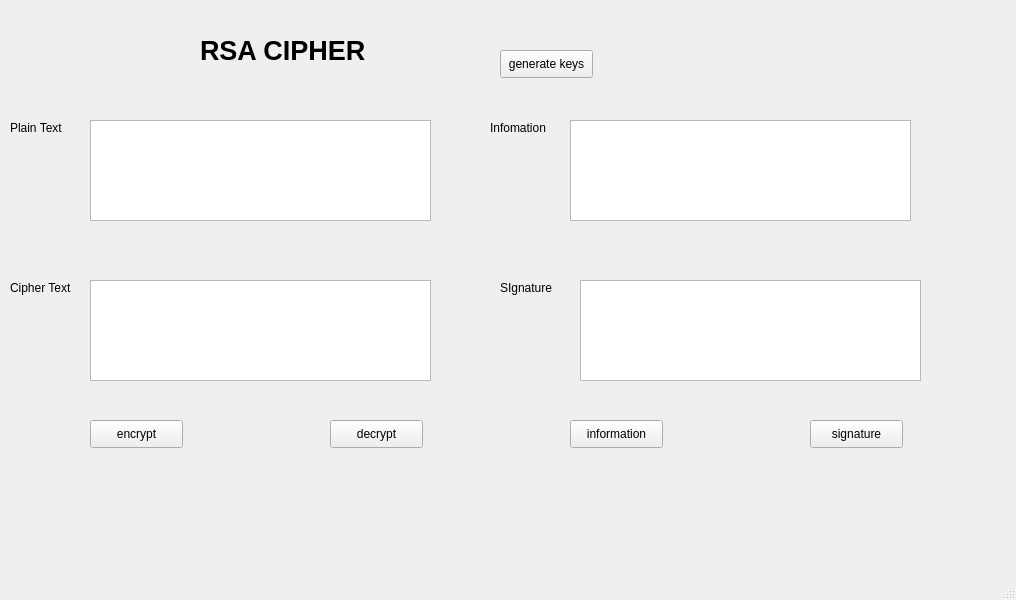
<?xml version="1.0" encoding="UTF-8"?>
<ui version="4.0">
 <class>MainWindow</class>
 <widget class="QMainWindow" name="MainWindow">
  <property name="geometry">
   <rect>
    <x>0</x>
    <y>0</y>
    <width>1016</width>
    <height>600</height>
   </rect>
  </property>
  <property name="windowTitle">
   <string>MainWindow</string>
  </property>
  <widget class="QWidget" name="centralwidget">
   <widget class="QLabel" name="label">
    <property name="geometry">
     <rect>
      <x>200</x>
      <y>30</y>
      <width>271</width>
      <height>41</height>
     </rect>
    </property>
    <property name="font">
     <font>
      <pointsize>20</pointsize>
      <weight>75</weight>
      <bold>true</bold>
     </font>
    </property>
    <property name="text">
     <string>RSA CIPHER</string>
    </property>
   </widget>
   <widget class="QLabel" name="label_2">
    <property name="geometry">
     <rect>
      <x>10</x>
      <y>120</y>
      <width>71</width>
      <height>16</height>
     </rect>
    </property>
    <property name="text">
     <string>Plain Text</string>
    </property>
   </widget>
   <widget class="QPlainTextEdit" name="txtplaintext">
    <property name="geometry">
     <rect>
      <x>90</x>
      <y>120</y>
      <width>341</width>
      <height>101</height>
     </rect>
    </property>
   </widget>
   <widget class="QPlainTextEdit" name="txtcptext">
    <property name="geometry">
     <rect>
      <x>90</x>
      <y>280</y>
      <width>341</width>
      <height>101</height>
     </rect>
    </property>
   </widget>
   <widget class="QLabel" name="label_3">
    <property name="geometry">
     <rect>
      <x>10</x>
      <y>280</y>
      <width>71</width>
      <height>16</height>
     </rect>
    </property>
    <property name="text">
     <string>Cipher Text</string>
    </property>
   </widget>
   <widget class="QPlainTextEdit" name="txtinfomation">
    <property name="geometry">
     <rect>
      <x>570</x>
      <y>120</y>
      <width>341</width>
      <height>101</height>
     </rect>
    </property>
   </widget>
   <widget class="QLabel" name="label_4">
    <property name="geometry">
     <rect>
      <x>490</x>
      <y>120</y>
      <width>71</width>
      <height>16</height>
     </rect>
    </property>
    <property name="text">
     <string>Infomation</string>
    </property>
   </widget>
   <widget class="QPlainTextEdit" name="txtsign">
    <property name="geometry">
     <rect>
      <x>580</x>
      <y>280</y>
      <width>341</width>
      <height>101</height>
     </rect>
    </property>
   </widget>
   <widget class="QLabel" name="label_5">
    <property name="geometry">
     <rect>
      <x>500</x>
      <y>280</y>
      <width>71</width>
      <height>16</height>
     </rect>
    </property>
    <property name="text">
     <string>SIgnature</string>
    </property>
   </widget>
   <widget class="QPushButton" name="btnen">
    <property name="geometry">
     <rect>
      <x>90</x>
      <y>420</y>
      <width>93</width>
      <height>28</height>
     </rect>
    </property>
    <property name="text">
     <string>encrypt</string>
    </property>
   </widget>
   <widget class="QPushButton" name="btnde">
    <property name="geometry">
     <rect>
      <x>330</x>
      <y>420</y>
      <width>93</width>
      <height>28</height>
     </rect>
    </property>
    <property name="text">
     <string>decrypt</string>
    </property>
   </widget>
   <widget class="QPushButton" name="btninfo">
    <property name="geometry">
     <rect>
      <x>570</x>
      <y>420</y>
      <width>93</width>
      <height>28</height>
     </rect>
    </property>
    <property name="text">
     <string>information</string>
    </property>
   </widget>
   <widget class="QPushButton" name="btnsign">
    <property name="geometry">
     <rect>
      <x>810</x>
      <y>420</y>
      <width>93</width>
      <height>28</height>
     </rect>
    </property>
    <property name="text">
     <string>signature</string>
    </property>
   </widget>
   <widget class="QPushButton" name="btngenerate">
    <property name="geometry">
     <rect>
      <x>500</x>
      <y>50</y>
      <width>93</width>
      <height>28</height>
     </rect>
    </property>
    <property name="text">
     <string>generate keys</string>
    </property>
   </widget>
  </widget>
  <widget class="QMenuBar" name="menubar">
   <property name="geometry">
    <rect>
     <x>0</x>
     <y>0</y>
     <width>1016</width>
     <height>21</height>
    </rect>
   </property>
  </widget>
  <widget class="QStatusBar" name="statusbar"/>
 </widget>
 <resources/>
 <connections/>
</ui>
